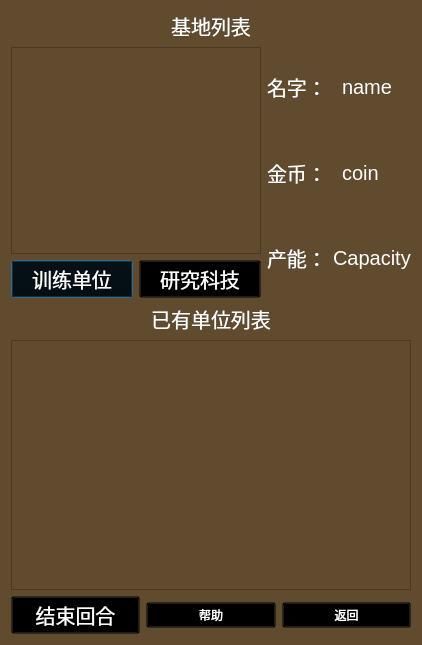
<?xml version="1.0" encoding="UTF-8"?>
<ui version="4.0">
 <class>BaseWidget</class>
 <widget class="QDialog" name="BaseWidget">
  <property name="geometry">
   <rect>
    <x>0</x>
    <y>0</y>
    <width>422</width>
    <height>645</height>
   </rect>
  </property>
  <property name="windowTitle">
   <string>Dialog</string>
  </property>
  <property name="styleSheet">
   <string notr="true">color: rgb(255, 255, 255);
background-color: rgb(97, 75, 46);</string>
  </property>
  <layout class="QGridLayout" name="gridLayout">
   <item row="0" column="0">
    <widget class="QLabel" name="label_4">
     <property name="font">
      <font>
       <pointsize>15</pointsize>
      </font>
     </property>
     <property name="styleSheet">
      <string notr="true">font-colo:white;</string>
     </property>
     <property name="text">
      <string>基地列表</string>
     </property>
     <property name="alignment">
      <set>Qt::AlignCenter</set>
     </property>
    </widget>
   </item>
   <item row="1" column="0">
    <layout class="QHBoxLayout" name="horizontalLayout_6">
     <item>
      <layout class="QVBoxLayout" name="verticalLayout">
       <item>
        <widget class="QListWidget" name="BaseList">
         <property name="flow">
          <enum>QListView::LeftToRight</enum>
         </property>
        </widget>
       </item>
       <item>
        <layout class="QHBoxLayout" name="horizontalLayout_4">
         <item>
          <widget class="QPushButton" name="TrainUnitButton">
           <property name="font">
            <font>
             <pointsize>15</pointsize>
            </font>
           </property>
           <property name="styleSheet">
            <string notr="true">QPushButton{
background: transparent;
border-image:url(:/pixmap/button/button1.png);
color:white;
}
QPushButton:pressed{
background: transparent;
border-image:url(:/pixmap/button/button2.png);
color:white;
}
QPushButton:disabled{
background: transparent;
border-image:url(:/pixmap/button/button3.png);
color:grey;
}</string>
           </property>
           <property name="text">
            <string>训练单位</string>
           </property>
          </widget>
         </item>
         <item>
          <widget class="QPushButton" name="StudyButton">
           <property name="font">
            <font>
             <pointsize>15</pointsize>
            </font>
           </property>
           <property name="styleSheet">
            <string notr="true">QPushButton{
background: transparent;
border-image:url(:/pixmap/button/button1.png);
color:white;
}
QPushButton:pressed{
background: transparent;
border-image:url(:/pixmap/button/button2.png);
color:white;
}
QPushButton:disabled{
background: transparent;
border-image:url(:/pixmap/button/button3.png);
color:grey;
}</string>
           </property>
           <property name="text">
            <string>研究科技</string>
           </property>
          </widget>
         </item>
        </layout>
       </item>
      </layout>
     </item>
     <item>
      <layout class="QVBoxLayout" name="verticalLayout_2">
       <item>
        <layout class="QHBoxLayout" name="horizontalLayout_3">
         <item>
          <widget class="QLabel" name="label">
           <property name="font">
            <font>
             <pointsize>15</pointsize>
            </font>
           </property>
           <property name="text">
            <string>名字：</string>
           </property>
          </widget>
         </item>
         <item>
          <widget class="QLabel" name="Name">
           <property name="font">
            <font>
             <pointsize>15</pointsize>
            </font>
           </property>
           <property name="text">
            <string>name</string>
           </property>
          </widget>
         </item>
        </layout>
       </item>
       <item>
        <layout class="QHBoxLayout" name="horizontalLayout">
         <item>
          <widget class="QLabel" name="label_6">
           <property name="font">
            <font>
             <pointsize>15</pointsize>
            </font>
           </property>
           <property name="text">
            <string>金币：</string>
           </property>
          </widget>
         </item>
         <item>
          <widget class="QLabel" name="Coin">
           <property name="font">
            <font>
             <pointsize>15</pointsize>
            </font>
           </property>
           <property name="text">
            <string>coin</string>
           </property>
          </widget>
         </item>
        </layout>
       </item>
       <item>
        <layout class="QHBoxLayout" name="horizontalLayout_2">
         <item>
          <widget class="QLabel" name="label_3">
           <property name="font">
            <font>
             <pointsize>15</pointsize>
            </font>
           </property>
           <property name="text">
            <string>产能：</string>
           </property>
          </widget>
         </item>
         <item>
          <widget class="QLabel" name="Capacity">
           <property name="font">
            <font>
             <pointsize>15</pointsize>
            </font>
           </property>
           <property name="text">
            <string>Capacity</string>
           </property>
          </widget>
         </item>
        </layout>
       </item>
      </layout>
     </item>
    </layout>
   </item>
   <item row="2" column="0">
    <widget class="QLabel" name="label_5">
     <property name="font">
      <font>
       <pointsize>15</pointsize>
      </font>
     </property>
     <property name="text">
      <string>已有单位列表</string>
     </property>
     <property name="alignment">
      <set>Qt::AlignCenter</set>
     </property>
    </widget>
   </item>
   <item row="3" column="0">
    <widget class="QListWidget" name="UnitList">
     <property name="styleSheet">
      <string notr="true"/>
     </property>
    </widget>
   </item>
   <item row="4" column="0">
    <layout class="QHBoxLayout" name="horizontalLayout_5">
     <item>
      <widget class="QPushButton" name="EndButton">
       <property name="font">
        <font>
         <pointsize>15</pointsize>
        </font>
       </property>
       <property name="styleSheet">
        <string notr="true">QPushButton{
background: transparent;
border-image:url(:/pixmap/button/button1.png);
color:white;
}
QPushButton:pressed{
background: transparent;
border-image:url(:/pixmap/button/button2.png);
color:white;
}
QPushButton:disabled{
background: transparent;
border-image:url(:/pixmap/button/button3.png);
color:grey;
}</string>
       </property>
       <property name="text">
        <string>结束回合</string>
       </property>
      </widget>
     </item>
     <item>
      <widget class="QPushButton" name="HelpButton">
       <property name="styleSheet">
        <string notr="true">QPushButton{
background: transparent;
border-image:url(:/pixmap/button/button1.png);
color:white;
}
QPushButton:pressed{
background: transparent;
border-image:url(:/pixmap/button/button2.png);
color:white;
}
QPushButton:disabled{
background: transparent;
border-image:url(:/pixmap/button/button3.png);
color:grey;
}</string>
       </property>
       <property name="text">
        <string>帮助</string>
       </property>
      </widget>
     </item>
     <item>
      <widget class="QPushButton" name="CancelButton">
       <property name="styleSheet">
        <string notr="true">QPushButton{
background: transparent;
border-image:url(:/pixmap/button/button1.png);
color:white;
}
QPushButton:pressed{
background: transparent;
border-image:url(:/pixmap/button/button2.png);
color:white;
}
QPushButton:disabled{
background: transparent;
border-image:url(:/pixmap/button/button3.png);
color:grey;
}</string>
       </property>
       <property name="text">
        <string>返回</string>
       </property>
      </widget>
     </item>
    </layout>
   </item>
  </layout>
 </widget>
 <resources/>
 <connections/>
</ui>
